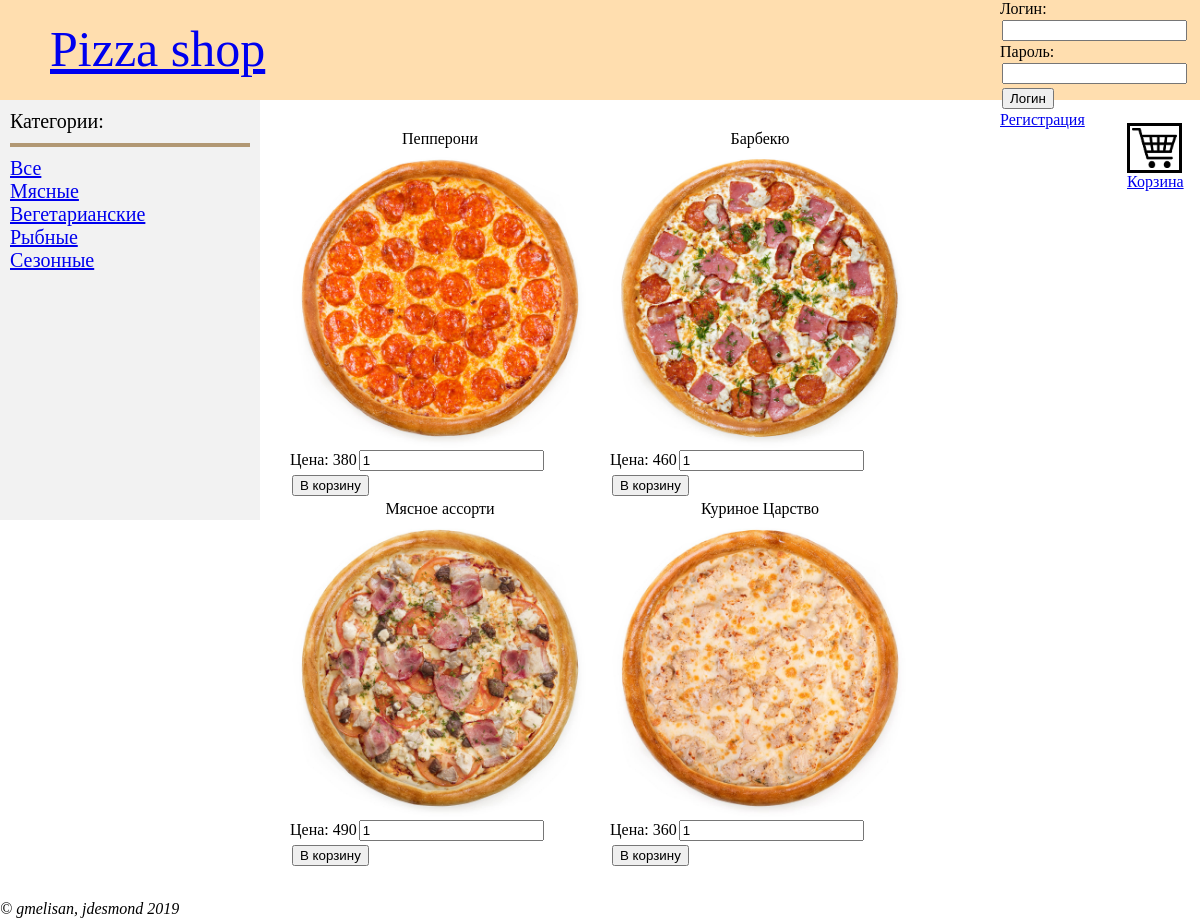
Page /index.php?cat=Мясные on the committed database.
### tables this page shows
CREATE TABLE `categories` (
  `id` int(4) NOT NULL,
  `name` varchar(32) NOT NULL
);

CREATE TABLE `articles` (
  `id` int(4) NOT NULL,
  `name` varchar(128) NOT NULL,
  `pic` varchar(1024) NOT NULL,
  `price` int(4) NOT NULL
);

### show_items.php (the view, shortened to what this page needs)
<?php
function show_item($ent) {
    echo '<div class="item">';
    echo '<center>'.$ent[1].'</center>';
    echo '<img src="images/'.$ent[2].'" title="'.$ent[1].'" alt="'.$ent[1].'">';
    echo '<form action="add_to_basket.php" method="post">';
    echo 'Цена: '.$ent[3];
	echo '<input type="number" name="count" value="1" width="20">';
	echo '<input type="submit" value="В корзину">';
    echo '</form>';
    echo '</div>';
}
function get_catname($mysqli, $id) {
    $query = "SELECT * FROM categories WHERE id='$id';";
    $res = mysqli_fetch_all(mysqli_query($mysqli, $query));
    return ($res[0][1]);
}
function get_cats_for($mysqli, $id) {
    $query = "SELECT * FROM cat_list where article_id='$id'";
    $cat_list = mysqli_fetch_all(mysqli_query($mysqli, $query));
    $result = array();
    foreach ($cat_list as $cl) {
        array_push($result, get_catname($mysqli, $cl[0]));
    }
    return $result;
}
function show_items() {
    include("config.php");
    $mysqli = mysqli_connect($host, $user, $pass, $dbname, $port, $socket);
    $query = "SELECT * FROM articles;";
    $res = mysqli_fetch_all(mysqli_query($mysqli, $query));
    foreach ($res as $ent) {
        $cat = get_cats_for($mysqli, $ent[0]);
        if (!isset($_GET["cat"]))
            show_item($ent);
        else {
            if (in_array($_GET["cat"], $cat))
                show_item($ent);
        }
    }
}

### show_categories.php (shortened to what this page needs)
<?php
function show_one_cat($str) {
    $cat = array("cat" => $str);
    $query = http_build_query($cat);
    echo "<a href=index.php?$query> $str </a>";
    echo "<br>";
}
function show_categories() {
    include("config.php");
    $mysqli = mysqli_connect($host, $user, $pass, $dbname, $port, $socket);
    $query = "SELECT * FROM categories;";
    $res = mysqli_fetch_all(mysqli_query($mysqli, $query));
    foreach ($res as $ent) {
        show_one_cat($ent[1]);
    }
}
?>

### style.css (style rules this page uses)
body { margin: 0; }
input { margin: 2px; }
div.item { display: inline-block; width: 300px; height: 350px; margin: 10px; }
div.item img { width: 300px; height: 300px; text-aligin: center; }

### rows in the picture
categories: name "Мясные"
categories: name "Вегетарианские"
categories: name "Рыбные"
categories: name "Сезонные"
articles: name "Пепперони", pic (picture), price "380"
articles: name "Барбекю", pic (picture), price "460"
articles: name "Мясное ассорти", pic (picture), price "490"
articles: name "Куриное Царство", pic (picture), price "360"
